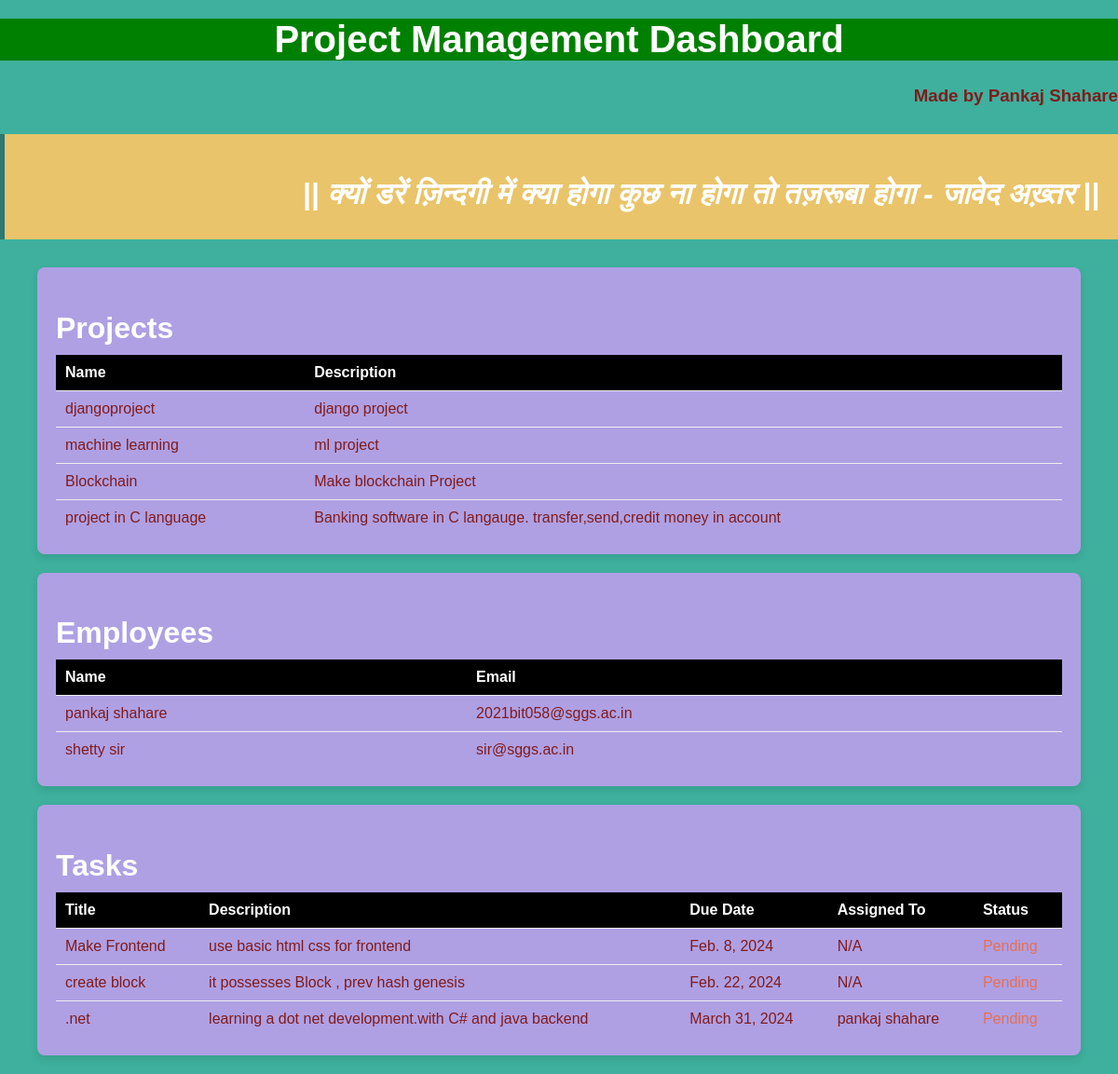
/projects/, run on the app's committed database.
### projects/models.py (models this page shows, shortened)
class Project(models.Model):
    name = models.CharField(max_length=100)
    description = models.TextField()
    start_date = models.DateField()
    end_date = models.DateField(null=True, blank=True)

class Employee(models.Model):
    name = models.CharField(max_length=100)
    email = models.EmailField(unique=True)

class Task(models.Model):
    project = models.ForeignKey(Project, on_delete=models.CASCADE, related_name='tasks')
    title = models.CharField(max_length=100)
    description = models.TextField(blank=True)
    assigned_to = models.ForeignKey(Employee, on_delete=models.SET_NULL, null=True, related_name='tasks')
    due_date = models.DateField()
    completed = models.BooleanField(default=False)

### projects/views.py (the view)
# urls.py: path('', views.dashboard, name='dashboard'),
def dashboard(request):
    projects = Project.objects.all()
    employees = Employee.objects.all()
    tasks = Task.objects.select_related('assigned_to').all()
    context = {
        'projects': projects,
        'employees': employees,
        'tasks': tasks,
    }
    return render(request, 'projects/dashboard.html', context)  # Corrected path here

### projects/templates/projects/dashboard.html (shortened to what this page needs)
<!DOCTYPE html>
<html lang="en">
<head>
</head>
<body>
    <h1>Project Management Dashboard</h1>
    <h3 style="text-align:right">Made by Pankaj Shahare</h3>
    <div class="quote-section"style="text-align:right">
                   <h2>||  क्यों डरें ज़िन्दगी में क्या होगा कुछ ना होगा तो तज़रूबा होगा - जावेद अख़्तर  ||</h2>
    </div>
    <section>
        <h2>Projects</h2>
        <div class="table">
            <div class="row header">
                <div class="cell">Name</div>
                <div class="cell">Description</div>
            </div>
            {% for project in projects %}
            <div class="row">
                <div class="cell">{{ project.name }}</div>
                <div class="cell">{{ project.description }}</div>
            </div>
            {% endfor %}
        </div>
    </section>
    <section>
        <h2>Employees</h2>
        <div class="table">
            <div class="row header">
                <div class="cell">Name</div>
                <div class="cell">Email</div>
            </div>
            {% for employee in employees %}
            <div class="row">
                <div class="cell">{{ employee.name }}</div>
                <div class="cell">{{ employee.email }}</div>
            </div>
            {% endfor %}
        </div>
    </section>
    <section>
        <h2>Tasks</h2>
        <div class="table">
            <div class="row header">
                <div class="cell">Title</div>
                <div class="cell">Description</div>
                <div class="cell">Due Date</div>
                <div class="cell">Assigned To</div>
                <div class="cell">Status</div>
            </div>
            {% for task in tasks %}
            <div class="row">
                <div class="cell">{{ task.title }}</div>
                <div class="cell">{{ task.description }}</div>
                <div class="cell">{{ task.due_date }}</div>
                <div class="cell">{% if task.assigned_to %}{{ task.assigned_to.name }}{% else %}N/A{% endif %}</div>
                <div class="cell">{% if task.completed %}<span class="completed">Completed</span>{% else %}<span class="pending">Pending</span>{% endif %}</div>
            </div>
            {% endfor %}
        </div>
    </section>
</body>
</html>

### projects/templates/projects/dashboard.html (style rules this page uses)
body { font-family: 'Arial', sans-serif; margin: 0; padding: 0; background-color: #3eb09d; color: #811b1b; }
h1, h2 { color: white; }
h1 { text-align: center; margin-top: 20px; font-size: 2.5rem; background-color:green; }
h2 { font-size: 2rem; margin-bottom: 10px; }
section { background-color: #afa0e4;; border-radius: 8px; box-shadow: 0 4px 8px rgba(0,0,0,0.1); margin: 20px auto; padding: 20px; width: 90%; overflow: auto; }
.table { display: table; width: 100%; border-collapse: collapse; }
.row { display: table-row; }
.header { font-weight: bold; background-color: black; color: #fff; }
.cell { display: table-cell; padding: 10px; border-bottom: 1px solid #eee; }
.row:last-child .cell { border-bottom: none; }
.pending { color: #e76f51; }
.quote-section { background-color: #e9c46a; color: #2a2a2a; font-style: italic; padding: 20px; margin: 30px auto; border-left: 5px solid #2c7873; }

### data on the page
Project: name "djangoproject", description "django project"
Project: name "machine learning", description "ml project"
Project: name "Blockchain", description "Make blockchain Project"
Project: name "project in C language", description "Banking software in C langauge. transfer,send,credit money in account"
Employee: name "pankaj shahare", email "2021bit058@sggs.ac.in"
Employee: name "shetty sir", email "sir@sggs.ac.in"
Task: title "Make Frontend", description "use basic html css for frontend", due_date "Feb. 8, 2024", shows "N/A", completed "Pending"
Task: title "create block", description "it possesses Block , prev hash genesis", due_date "Feb. 22, 2024", shows "N/A", completed "Pending"
Task: title ".net", description "learning a dot net development.with C# and java backend", due_date "March 31, 2024", assigned_to.name "pankaj shahare", completed "Pending"
